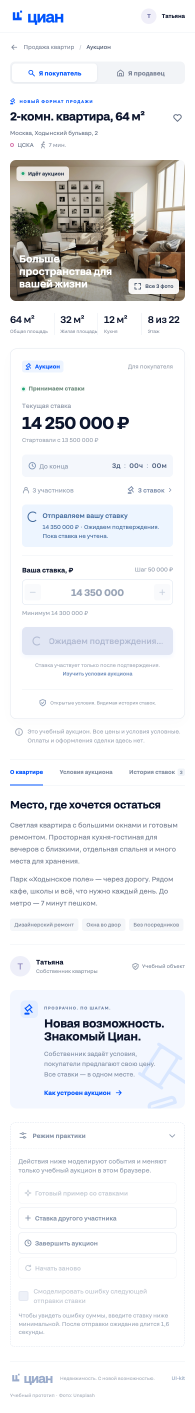
#> input picture motion/auction-buyer-promo/assets/pending.png, 780 x 5650 px, given in place of pending-poster.jpg, which was not available (shown at 1/4 size)
$ python export_web.py ../../../../motion/auction-buyer-promo/assets/pending.png
#> lines starting #> are read from the running program, lines starting #| are printed output that depends on the picture
#!/usr/bin/env python3
"""Материалы для плеера на сайте или лендинге.
  export_web.py out/<slug>_16x9.mp4 [--srt out/subtitles.srt] [--poster 3.5] [--endcard -0.5] [--out out/web] [--lang ru]

Пишет в --out:
  <slug>.mp4            копия чистой версии (без вшитых субтитров — субтитры отдельным треком)
  <slug>.<lang>.vtt     WebVTT из SRT (для <track kind="subtitles">)
  <slug>-poster.jpg / .webp   постер — кадр в --poster с (по умолчанию 3.5), webp ≤ 1280 px по ширине
  <slug>-endcard.png    финальный кадр (--endcard: секунда, отрицательная — от конца)
Публикацию и подключение к сайту не выполняет — это отдельное решение пользователя.
"""
import argparse, os, re, shutil, subprocess

def grab(src, t, dst):
#> called with t = 3.5, dst = 'out/web/pending-poster.jpg'
    subprocess.run(['ffmpeg', '-y', '-v', 'error'] + (['-sseof', str(t)] if t < 0 else ['-ss', str(t)]) + ['-i', src, '-frames:v', '1', '-update', '1', dst], check=True)
#> (this line was passed over: subprocess is not available in this run)

def main():
    ap = argparse.ArgumentParser(); ap.add_argument('video'); ap.add_argument('--srt'); ap.add_argument('--poster', type=float, default=3.5)
    ap.add_argument('--endcard', type=float, default=-0.5); ap.add_argument('--out', default='out/web'); ap.add_argument('--lang', default='ru')
    a = ap.parse_args()
    os.makedirs(a.out, exist_ok=True)
    slug = re.sub(r'_(16x9|9x16)(_subs)?$', '', os.path.splitext(os.path.basename(a.video))[0])
    shutil.copy2(a.video, os.path.join(a.out, slug + '.mp4'))
    made = [slug + '.mp4']
    if a.srt:
        srt = open(a.srt, encoding='utf-8').read()
        vtt = 'WEBVTT\n\n' + re.sub(r'(\d{2}:\d{2}:\d{2}),(\d{3})', r'\1.\2', srt)
        open(os.path.join(a.out, f'{slug}.{a.lang}.vtt'), 'w', encoding='utf-8').write(vtt); made.append(f'{slug}.{a.lang}.vtt')
    pj = os.path.join(a.out, slug + '-poster.jpg'); grab(a.video, a.poster, pj); made.append(os.path.basename(pj))
    try:
        from PIL import Image
        im = Image.open(pj).convert('RGB'); im.thumbnail((1280, 1280)); im.save(os.path.join(a.out, slug + '-poster.webp'), quality=85, method=6); made.append(slug + '-poster.webp')
#> in main, im is the input picture: PIL image 780x5650 RGB; mean R, G, B 236.8, 237.4, 238.6
#> after `im.thumbnail((1280, 1280))`:
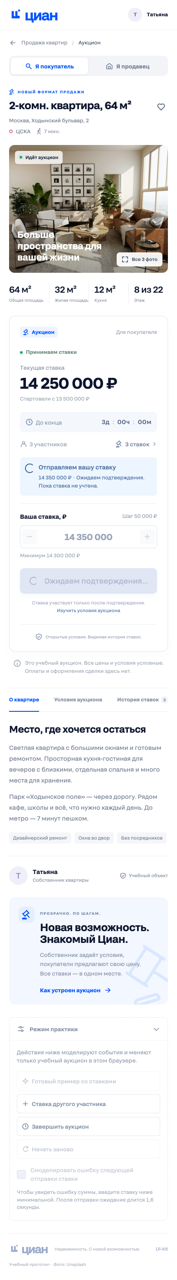
#> im: PIL image 177x1280 RGB; mean R, G, B 236.6, 237.3, 238.5
    except ImportError:
        pass
    grab(a.video, a.endcard, os.path.join(a.out, slug + '-endcard.png')); made.append(slug + '-endcard.png')
    print('[web] →', a.out + ':', ', '.join(made))

if __name__ == '__main__':
    main()

$ run again, on motion/auction-buyer-promo/assets/review.png
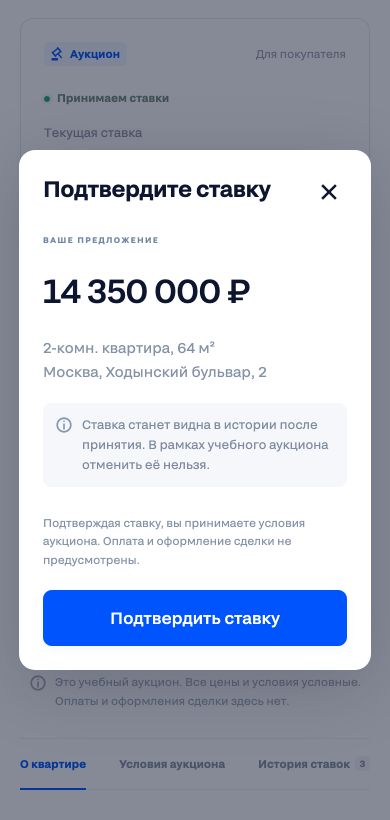
#> input picture motion/auction-buyer-promo/assets/review.png, 780 x 1640 px, given in place of review-poster.jpg, which was not available (shown at 1/2 size)
#> in main, im is the input picture: PIL image 780x1640 RGB; mean R, G, B 182.3, 188.9, 203.9
#> in main, `im.thumbnail((1280, 1280))`:
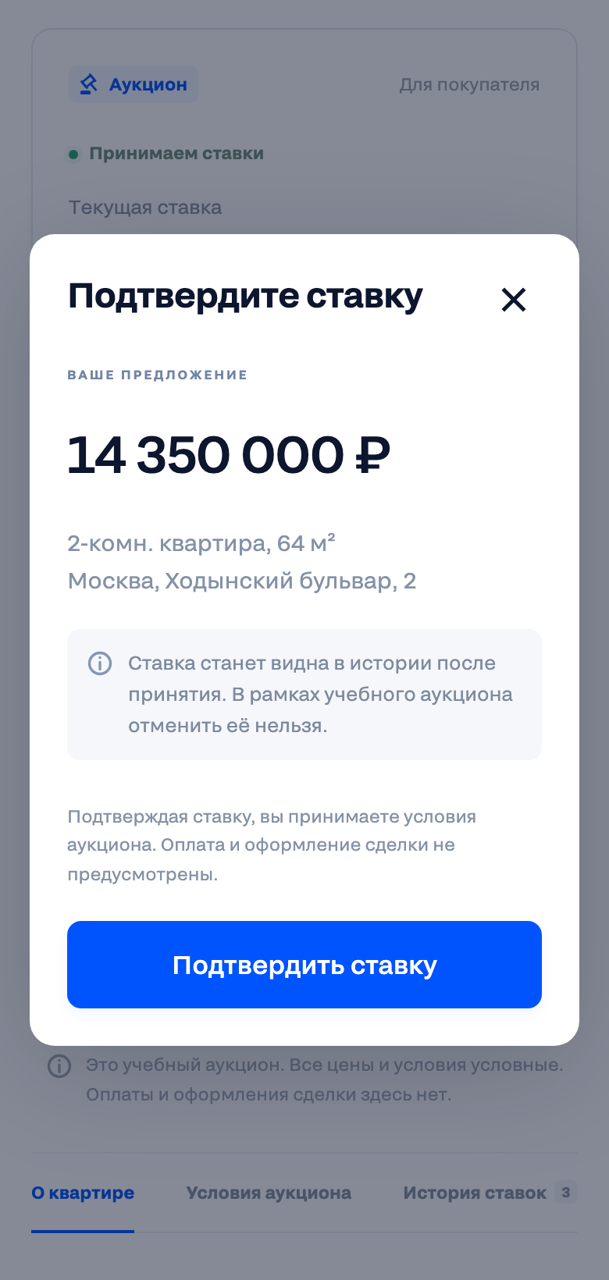
#> im: PIL image 609x1280 RGB; mean R, G, B 182.2, 188.9, 203.8
